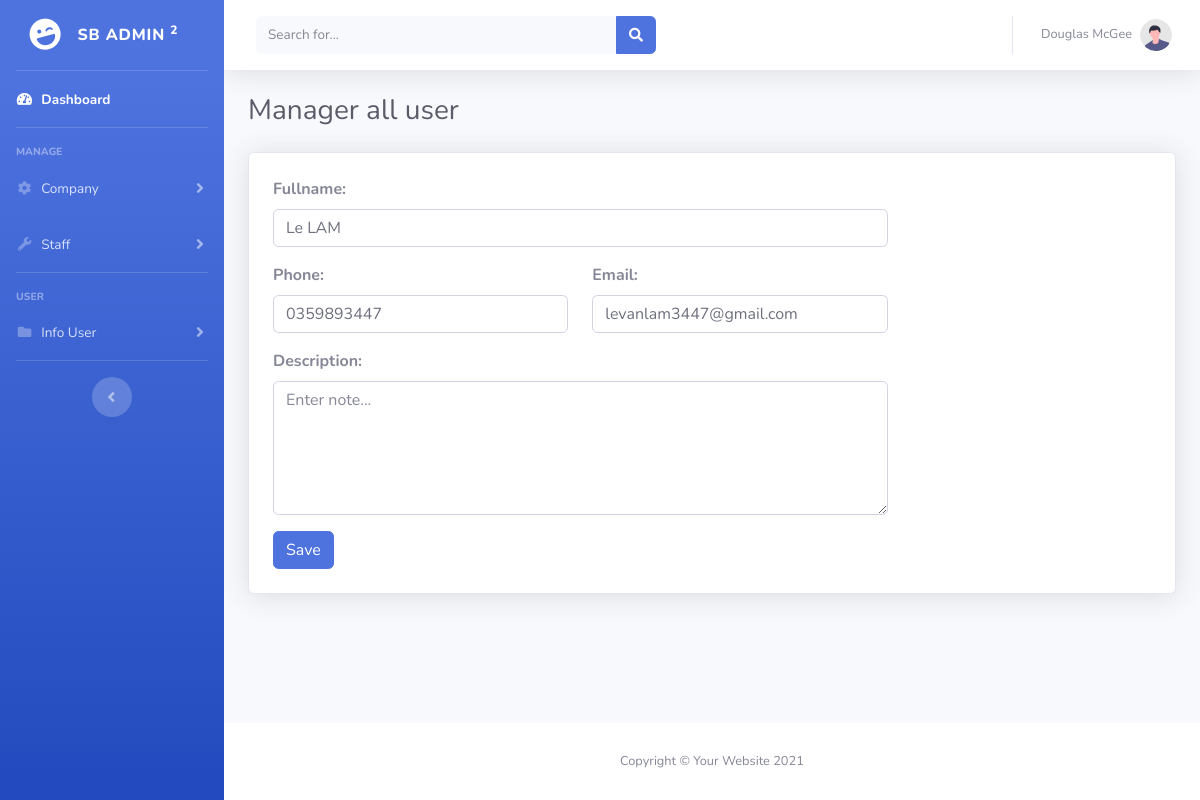
Page /admin_nails/edit_user.php?id=46 (signed in) on the earlier database version.
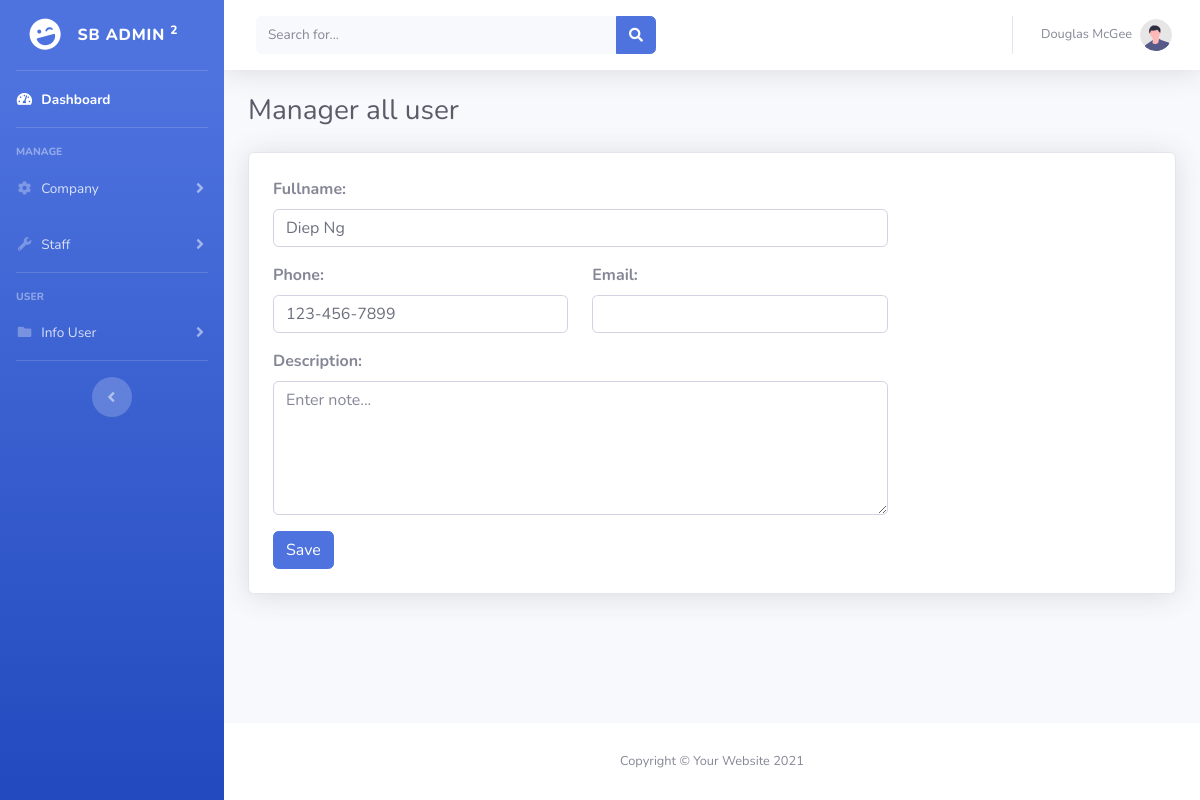
Same page on the later database version.
### tables this page shows
CREATE TABLE `user` (
  `id` int(11) NOT NULL,
  `fullname` text NOT NULL,
  `phone` text NOT NULL,
  `email` text NOT NULL,
  `description` text NOT NULL,
  `ip_user` text NOT NULL
);

### model/database.php (called while the page is built, shortened)
<?php
class Database
{
    public static $connection = NULL;
    public function __construct()
    {
        if(!self::$connection) {
            self::$connection = new mysqli(DB_HOST, DB_USER, DB_PASSWORD, DB_NAME, PORT);
            self::$connection->set_charset('utf8mb4');
        }
        return self::$connection;
    }
    public function select($sql)
    {
        $sql->execute();
        $items = $sql->get_result()->fetch_all(MYSQLI_ASSOC);
        return $items;
    }
}

### model/user.php (called while the page is built, shortened)
<?php
require_once "database.php";
class User extends Database{
    function getUserById($id){
        $sql = parent::$connection->prepare("SELECT * FROM user WHERE user.`id` = ?");
        $sql->bind_param('i', $id);
        return parent::select($sql);
    }
}

### admin_nails/edit_user.php (the view, shortened to what this page needs)
<?php
include_once "./header.php";
require_once  "../model/user.php";
if (isset($_GET['id'])) {
    $id = $_GET['id'];
} else {
    header('location: ' . $url . '/404.php');
}
$user = new User();
$getUserById = $user->getUserById($id);
?>
<div class="container-fluid">
    <div class="d-sm-flex align-items-center justify-content-between mb-4">
        <h1 class="h3 mb-0 text-gray-800">Manager all user</h1>
    </div>
    <div class="card shadow mb-4">
        <div class="p-4 d-flex justify-content-start align-items-center">
            <form action="action/edit_user.php" method="post" style="min-width: 70%;" enctype="multipart/form-data">
                <div class="form-group">
                    <label for="fullname"><b>Fullname:</b></label>
                    <input type="text" class="form-control" name="fullname" value="<?=$getUserById[0]['fullname']?>" required>
                </div>
                <div class="row">
                    <div class="col-lg-6 col-md-6 col-12">
                        <div class="form-group">
                            <label for="phone"><b>Phone:</b></label>
                            <input type="text" name="phone" class="form-control" value="<?=$getUserById[0]['phone']?>" required>
                        </div>
                    </div>
                    <div class="col-lg-6 col-md-6 col-12">
                        <div class="form-group">
                            <label for="email"><b>Email:</b></label>
                            <input type="email" name="email" class="form-control" value="<?=$getUserById[0]['email']?>" required>
                        </div>
                    </div>
                </div>
                <div class="form-group">
                    <label for="description"><b>Description:</b></label>
                    <textarea name="description" class="form-control" placeholder="Enter note..." rows="5"><?=$getUserById[0]['description']?></textarea>
                </div>
                <button type="submit" class="btn btn-primary">Save</button>
            </form>
        </div>
    </div>
</div>
<?php
include "./footer.php";
?>

### admin_nails/header.php (shortened to what this page needs)
<?php
include_once "../model/database.php";
?>
<!DOCTYPE html>
<html lang="en">
<head>
    <link href="vendor/fontawesome-free/css/all.min.css" rel="stylesheet" type="text/css">
    <link href='https://unpkg.com/boxicons@2.1.4/css/boxicons.min.css' rel='stylesheet'>
    <link href="css/sb-admin-2.min.css" rel="stylesheet">
    <link href="vendor/datatables/dataTables.bootstrap4.min.css" rel="stylesheet">
    <link rel="stylesheet" href="./css/bootstrap-datepicker.css">
    <link rel="stylesheet" href="./css/jquery.timepicker.css">
    <link rel="stylesheet" href="./css/style.css">
</head>
<body id="page-top">
    <div id="wrapper">
        <ul class="navbar-nav bg-gradient-primary sidebar sidebar-dark accordion" id="accordionSidebar">
            <a class="sidebar-brand d-flex align-items-center justify-content-center" href="index.php">
                <div class="sidebar-brand-icon rotate-n-15">
                    <i class="fas fa-laugh-wink"></i>
                </div>
                <div class="sidebar-brand-text mx-3">SB Admin <sup>2</sup></div>
            </a>
            <hr class="sidebar-divider my-0">
            <li class="nav-item active">
                <a class="nav-link" href="index.php">
                    <i class="fas fa-fw fa-tachometer-alt"></i>
                    <span>Dashboard</span></a>
            </li>
            <hr class="sidebar-divider">
            <div class="sidebar-heading">
                Manage
            </div>
            <li class="nav-item">
                <a class="nav-link collapsed" href="#" data-toggle="collapse" data-target="#collapseTwo" aria-expanded="true" aria-controls="collapseTwo">
                    <i class="fas fa-fw fa-cog"></i>
                    <span>Company</span>
                </a>
            </li>
            <li class="nav-item">
                <a class="nav-link collapsed" href="#" data-toggle="collapse" data-target="#collapseUtilities" aria-expanded="true" aria-controls="collapseUtilities">
                    <i class="fas fa-fw fa-wrench"></i>
                    <span>Staff</span>
                </a>
            </li>
            <hr class="sidebar-divider">
            <div class="sidebar-heading">
                User
            </div>
            <li class="nav-item">
                <a class="nav-link collapsed" href="#" data-toggle="collapse" data-target="#collapsePages" aria-expanded="true" aria-controls="collapsePages">
                    <i class="fas fa-fw fa-folder"></i>
                    <span>Info User</span>
                </a>
            </li>
            <hr class="sidebar-divider">
            <div class="text-center d-none d-md-inline">
                <button class="rounded-circle border-0" id="sidebarToggle"></button>
            </div>
        </ul>
        <div id="content-wrapper" class="d-flex flex-column">
            <div id="content">
                <nav class="navbar navbar-expand navbar-light bg-white topbar mb-4 static-top shadow">
                    <form class="d-none d-sm-inline-block form-inline mr-auto ml-md-3 my-2 my-md-0 mw-100 navbar-search">
                        <div class="input-group">
                            <input type="text" class="form-control bg-light border-0 small" placeholder="Search for..." aria-label="Search" aria-describedby="basic-addon2">
                            <div class="input-group-append">
                                <button class="btn btn-primary" type="button">
                                    <i class="fas fa-search fa-sm"></i>
                                </button>
                            </div>
                        </div>
                    </form>
                    <ul class="navbar-nav ml-auto">
                        <li class="nav-item dropdown no-arrow">
                            <a class="nav-link dropdown-toggle" href="#" id="userDropdown" role="button" data-toggle="dropdown" aria-haspopup="true" aria-expanded="false">
                                <span class="mr-2 d-none d-lg-inline text-gray-600 small">Douglas McGee</span>
                                <img class="img-profile rounded-circle" src="img/undraw_profile.svg">
                            </a>
                        </li>
                    </ul>
                </nav>

### admin_nails/footer.php (shortened to what this page needs)
</div>
<footer class="sticky-footer bg-white">
    <div class="container my-auto">
        <div class="copyright text-center my-auto">
            <span>Copyright &copy; Your Website 2021</span>
        </div>
    </div>
</footer>
</div>
</div>
</body>
</html>

Differences in the rows shown:
changed user: fullname "Le LAM" → "Diep Ng"; phone "0359893447" → "123-456-7899"; email "levanlam3447@gmail.com" → (not shown)
